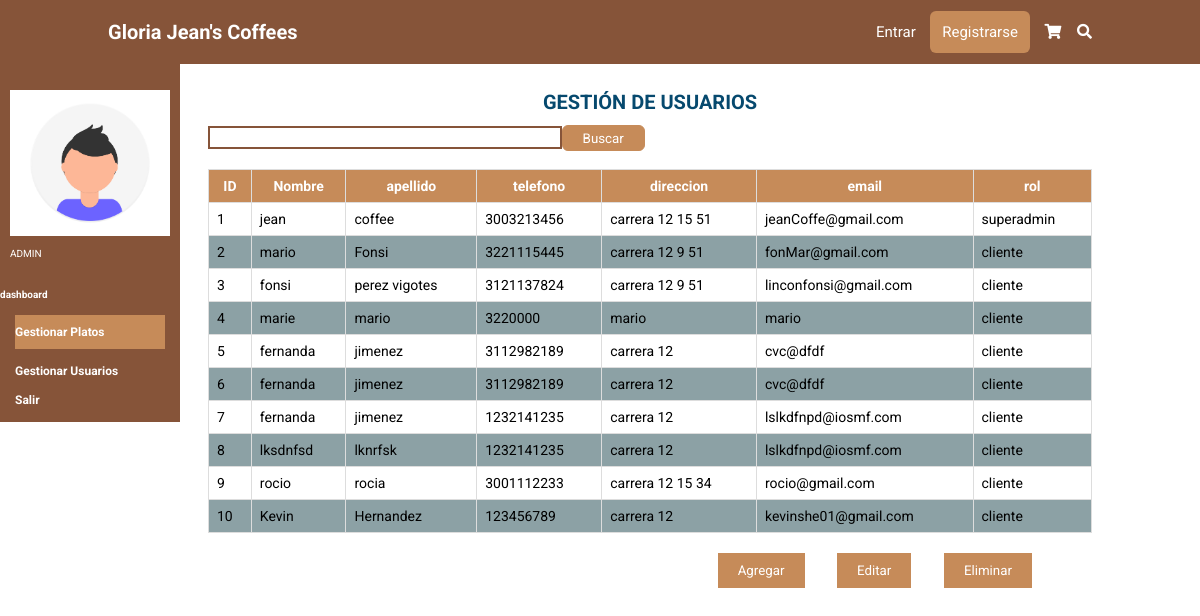
Page /dashboard/usuarios/ on the earlier database version.
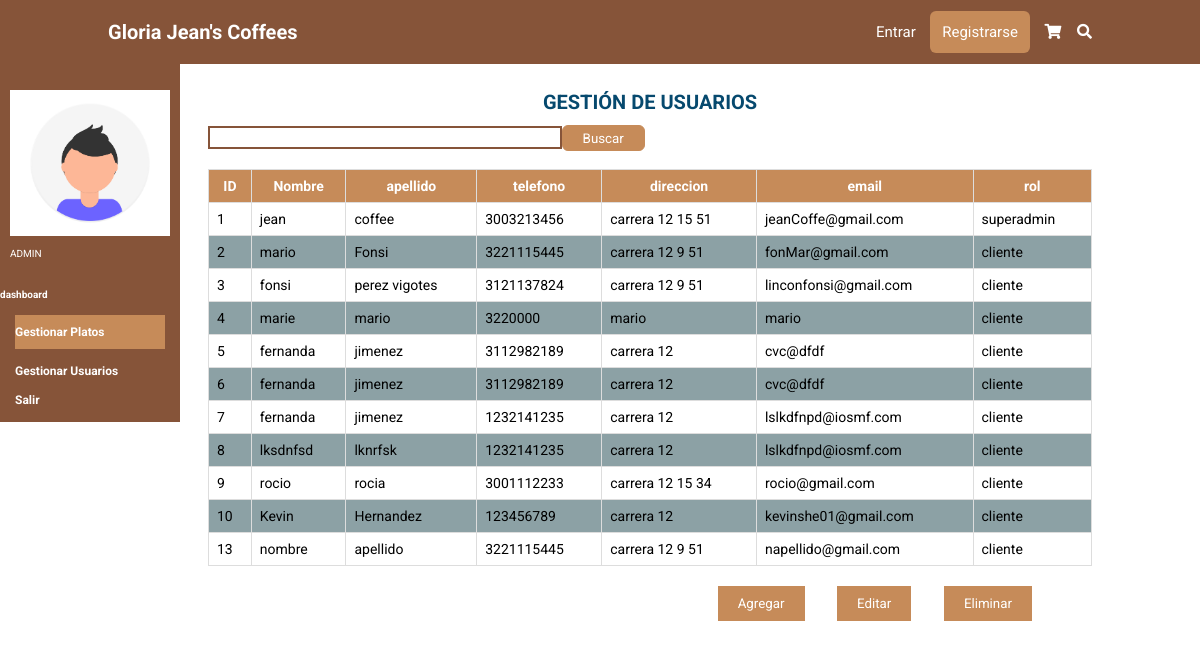
Same page on the later database version.
### tables this page shows
CREATE TABLE usuario (id_usuario INTEGER PRIMARY KEY AUTOINCREMENT NOT NULL UNIQUE, nombre STRING (100) NOT NULL, apellido STRING (100) NOT NULL, telefono INTEGER NOT NULL, direccion STRING (50) NOT NULL, email STRING (100) NOT NULL, user STRING (50) NOT NULL UNIQUE, contraseña STRING (100) NOT NULL, rol STRING (20) NOT NULL DEFAULT cliente, estado CHAR (1) DEFAULT A NOT NULL);

### app.py (the view, shortened to what this page needs)
@app.route('/dashboard/usuarios/', methods=['GET', 'POST'])
def usuarios():
    form = search()
    if request.method == 'GET':
        sql = f'SELECT *FROM usuario'
        res = seleccion(sql)
    return render_template('usuarios.html', form=form, titulo='dashboard', res=res)

### forms.py
class search(FlaskForm):
    seh = TextField('Buscar')

### conexion.py (called while the page is built)
def seleccion(sql) -> list:
    try:
        with sqlite3.connect(URL_DB) as con:
            cur = con.cursor()
            res = cur.execute(sql).fetchall()
    except Exception:
        res = None
    return res

### templates/usuarios.html
{% extends 'base.html' %}
{% block cuerpo %}
    <section class="Gplatos">
        <div class="aside">
            <div class="user">
                <img src="{{ url_for('static',filename='img/foto.png')}}" class="fotico-dashboard" alt="" >
                <p class="rol">ADMIN</p>
            </div>
            <div class="plataforma">
                <h4>dashboard</h4>
            </div>
             <nav class="navbar-aside">
              <a href='/dashboard/platos/' class="dashboard-platos">Gestionar Platos</a>
              <a href='/dashboard/usuarios/' class="dashboard-usuarios">Gestionar Usuarios</a>
              <a href='/salir'>Salir</a>
            </nav>
        </div>
        <div class="tabla">
          <h1 class="text-title">GESTI&Oacute;N DE USUARIOS</h1><br>
          <form name='fbuscarD' id='fbuscarD' action='' method='POST'>
            <div class="buscar-plato">
              {{ form.seh(class="buscar") }}
              <input type="submit" class="btn_buscar" value="Buscar">
            </div>
          </form>
              <table>
                  <tr>
                    <th>ID</th>
                    <th>Nombre</th>
                    <th>apellido</th>
                    <th>telefono</th>
                    <th>direccion</th>
                    <th>email</th>
                    <th>rol</th>
                  </tr>
                  {% for i in res %}
                  <tr>
                    <td>{{ i[0] }}</td>
                    <td>{{ i[1] }}</td>
                    <td>{{ i[2] }}</td>
                    <td>{{ i[3] }}</td>
                    <td>{{ i[4] }}</td>
                    <td>{{ i[5] }}</td>
                    <td>{{ i[8] }}</td>
                  </tr>
                  {% endfor%}
                </table>
                <div class="botones">
                  <input type="submit" value="Agregar" href='/dashboard/platos/agregar_plato/'>
                  <input type="submit" value="Editar" href='/dashboard/platos/editar_plato/'>
                  <input type="submit" value="Eliminar">
              </div>
          </div>
    </section>
{% endblock %}

### templates/base.html (shortened to what this page needs)
<!DOCTYPE html>
<html lang="es">
  <head>
    <link rel="stylesheet" href="{{ url_for('static',filename='css/style.css')}}"/>
    <link
      rel="stylesheet"
      href="https://cdnjs.cloudflare.com/ajax/libs/font-awesome/5.15.4/css/all.min.css"
    />
</head>
    <body>
        <header>
            <a href="/home" class="logo">Gloria Jean's Coffees</a>
            <nav class="navbar">
                {% if 'user' in session %}
                <a href='/favoritos'>Favoritos</a>
                <a href='/perfil'>{{ session['user'] }}</a>
                {% else %}
                <a href='/login'>Entrar</a>
                <a href='/sign_in' id="principal">Registrarse</a>
                {% endif %}
                <a href='/shopping_car' id="carrito"><i class="fas fa-shopping-cart"></i> </a>
                <a href="/buscar" id="buscar"><i class="fas fa-search"></i> </a>
            </nav>
        </header>
        <div >
           {% block cuerpo %}{% endblock %}
        </div>
    </body>
</html>

### static/css/style.css (style rules this page uses)
:root { --marron: #865439; --marronclaro: #c68b59; }
* { border: 0; box-sizing: border-box; font-family: "Roboto", sans-serif; padding: 0; margin: 0; transition: all 0.2s linear; text-decoration: none; list-style: none; outline: none; }
html { font-size: 62.5%; overflow-x: hidden; scroll-behavior: smooth; scroll-padding-top: 6rem; }
section { padding: 2rem 9%; }
header { background-color: var(--marron); position: fixed; left: 0; right: 0; top: 0; display: flex; justify-content: space-between; align-items: center; padding: 2rem 9%; z-index: 1000; }
header .logo { color: #ffffff; font-size: 2rem; font-weight: bolder; }
header .navbar a { color: #ffffff; font-size: 1.5rem; margin-left: 1.2rem; }
header .navbar #principal { background: var(--marronclaro); padding: 1.2rem; border-radius: 6px; }
.buscar { margin-top: 1px; color: black; border: 2px solid var(--marron); width: 40%; margin-bottom: 2rem; padding: .2rem; }
.text-title, .text-title-profile { margin-top: 5rem; font-size: 20px; color: #06496E; display: flex; justify-content: center; }
.Gplatos { padding: 2rem 0%; top:40px; color: #ffffff; display: flex; align-items: center; }
.tabla { padding: 2rem 9%; width: 100%; margin-left: 100px; }
.aside { background-color:var(--marron); width: 18rem; max-height:120vh; position: fixed; top: 60px; }
.user { padding:3rem 1rem; margin: auto; width:100%; }
.fotico-dashboard { width: 100%; margin-bottom: 1rem; }
.navbar-aside a { display: block; color: #ffffff; margin: 1.5rem; font-size: 1.2rem; font-weight: bolder; }
table { font-family: arial, sans-serif; border-collapse: collapse; width: 100%; margin-bottom: 2rem; }
td, th { border: 1px solid #dddddd; text-align: left; padding: 8px; }
td { font-size: 14px; color: #000; }
th { background-color: var(--marronclaro); text-align: center; font-size: 14px; }
tr:nth-child(odd) { background-color: #8CA1A5; }
.botones { position: absolute; right:138px; }
.botones input[type="submit"] { background: var(--marronclaro); color: #ffffff; padding: 1rem 2rem; margin-right: 3rem; cursor: pointer; }
.buscar-plato { display: flex; }
.btn_buscar { background-color: var(--marronclaro); padding: .2rem 2rem; height:26px; color: #ffffff; border: 1px solid var(--marronclaro); border-radius: .6rem; cursor: pointer; }
.dashboard-platos { background: var(--marronclaro); padding: 1rem 0; }

Differences in the rows shown:
added usuario: id_usuario "13", nombre "nombre", apellido "apellido", telefono "3221115445", direccion "carrera 12 9 51", email "napellido@gmail.com", rol "cliente"
